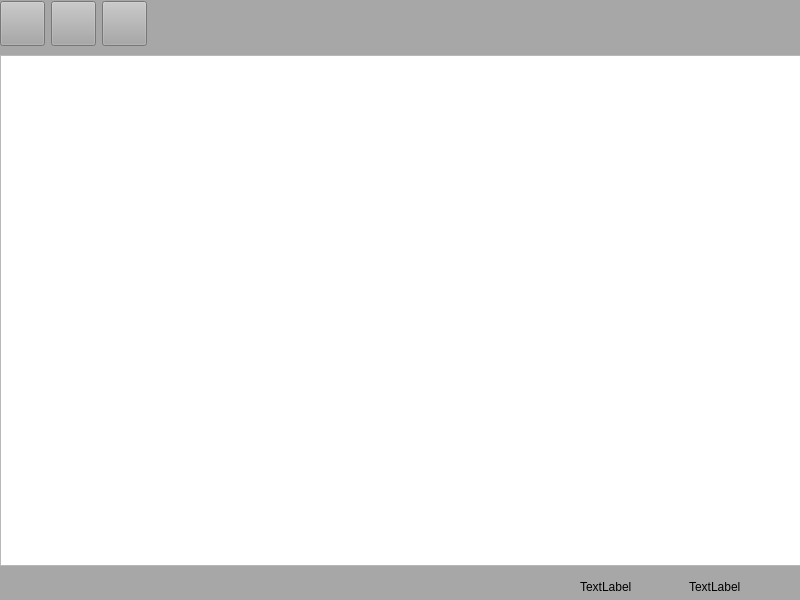
<?xml version="1.0" encoding="UTF-8"?>
<ui version="4.0">
 <class>Widget</class>
 <widget class="QWidget" name="Widget">
  <property name="geometry">
   <rect>
    <x>0</x>
    <y>0</y>
    <width>800</width>
    <height>600</height>
   </rect>
  </property>
  <property name="windowTitle">
   <string>我的记事本</string>
  </property>
  <property name="windowIcon">
   <iconset resource="res.qrc">
    <normaloff>:/icon/note.png</normaloff>:/icon/note.png</iconset>
  </property>
  <widget class="QWidget" name="">
   <property name="geometry">
    <rect>
     <x>0</x>
     <y>0</y>
     <width>801</width>
     <height>601</height>
    </rect>
   </property>
   <layout class="QVBoxLayout" name="verticalLayout">
    <property name="spacing">
     <number>0</number>
    </property>
    <item>
     <widget class="QWidget" name="widgetbottons" native="true">
      <property name="minimumSize">
       <size>
        <width>0</width>
        <height>55</height>
       </size>
      </property>
      <property name="styleSheet">
       <string notr="true">background-color: rgb(167, 167, 167);</string>
      </property>
      <widget class="QWidget" name="">
       <property name="geometry">
        <rect>
         <x>0</x>
         <y>0</y>
         <width>611</width>
         <height>47</height>
        </rect>
       </property>
       <layout class="QHBoxLayout" name="Layoubutton">
        <item>
         <widget class="QPushButton" name="btnopen">
          <property name="minimumSize">
           <size>
            <width>45</width>
            <height>45</height>
           </size>
          </property>
          <property name="styleSheet">
           <string notr="true">QPushButton { border-image: url(:/icon/o1.png); }
QPushButton:hover { border-image: url(:/icon/o3.png); }
QPushButton:pressed {border-image: url(:/icon/o2.png); }</string>
          </property>
          <property name="text">
           <string/>
          </property>
         </widget>
        </item>
        <item>
         <widget class="QPushButton" name="btnsave">
          <property name="minimumSize">
           <size>
            <width>45</width>
            <height>45</height>
           </size>
          </property>
          <property name="styleSheet">
           <string notr="true">QPushButton {border-image: url(:/icon/s1.png);}
QPushButton:hover { border-image: url(:/icon/s3.png); }
QPushButton:pressed {border-image: url(:/icon/s2.png); }</string>
          </property>
          <property name="text">
           <string/>
          </property>
         </widget>
        </item>
        <item>
         <widget class="QPushButton" name="btnclose">
          <property name="minimumSize">
           <size>
            <width>45</width>
            <height>45</height>
           </size>
          </property>
          <property name="styleSheet">
           <string notr="true">QPushButton {border-image: url(:/icon/c1.png);}
QPushButton:hover {border-image: url(:/icon/c3.png);}
QPushButton:pressed {border-image: url(:/icon/c2.png); }</string>
          </property>
          <property name="text">
           <string/>
          </property>
         </widget>
        </item>
        <item>
         <spacer name="horizontalSpacer">
          <property name="orientation">
           <enum>Qt::Orientation::Horizontal</enum>
          </property>
          <property name="sizeHint" stdset="0">
           <size>
            <width>40</width>
            <height>20</height>
           </size>
          </property>
         </spacer>
        </item>
       </layout>
      </widget>
     </widget>
    </item>
    <item>
     <widget class="QTextEdit" name="textEdit"/>
    </item>
    <item>
     <widget class="QWidget" name="widgetbottom" native="true">
      <property name="minimumSize">
       <size>
        <width>0</width>
        <height>35</height>
       </size>
      </property>
      <property name="styleSheet">
       <string notr="true">background-color: rgb(167, 167, 167);</string>
      </property>
      <widget class="QWidget" name="">
       <property name="geometry">
        <rect>
         <x>580</x>
         <y>10</y>
         <width>211</width>
         <height>21</height>
        </rect>
       </property>
       <layout class="QHBoxLayout" name="horizontalLayout">
        <item>
         <widget class="QLabel" name="lableposition">
          <property name="text">
           <string>TextLabel</string>
          </property>
         </widget>
        </item>
        <item>
         <widget class="QLabel" name="labelcode">
          <property name="text">
           <string>TextLabel</string>
          </property>
         </widget>
        </item>
       </layout>
      </widget>
     </widget>
    </item>
   </layout>
  </widget>
 </widget>
 <resources>
  <include location="res.qrc"/>
 </resources>
 <connections/>
</ui>
